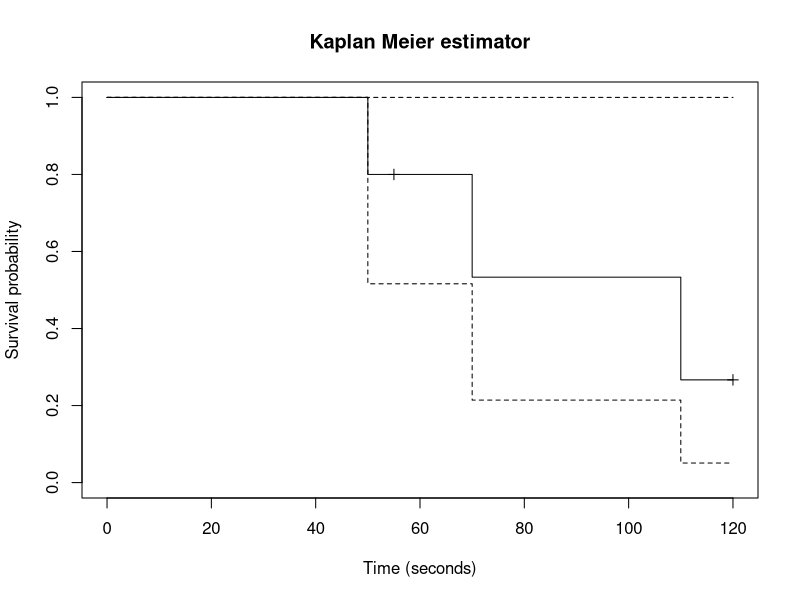

Here is the R script that generated this plot:
# Non parametric methods for survival analysis

library(survival)
library(tidyverse)

dat <-  data.frame(ratID = paste0("rat", 1:5),
                    time = c(55, 50, 70, 120, 110),
                    status = c(0, 1, 1, 0, 1))

fit.KM <- survfit(Surv(time, status)~1, data = dat)
summary(fit.KM)
# Observations
# Status: 0 means censored and 1 means the event happened (not censored)
plot(fit.KM, mark.time = TRUE,
     main = "Kaplan Meier estimator",
     ylab = "Survival probability",
     xlab = "Time (seconds)")